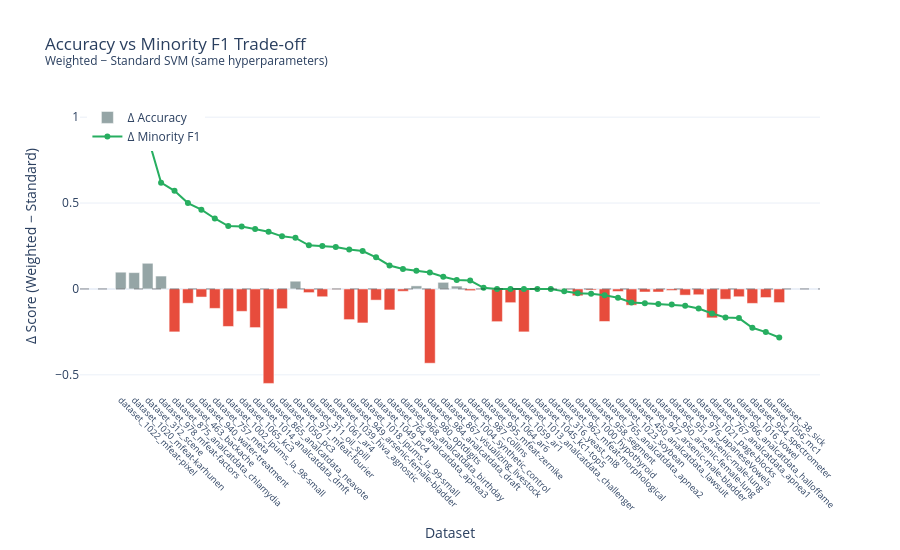

The cell this chart's notebook holds for it:
### Markdown cell above
<h1 style="color:#FFBB38; font-weight:bold; font-size:1.6em">5.2.3 The Cost of Fairness: Accuracy vs Minority F1 trade-off</h1>

### Code cell
import plotly.graph_objects as go

# --- Preparar dados ---
df_acc = pd.merge(
    df_final_results[['Dataset', 'Accuracy', 'Minority_F1']],
    df_final_results_new[['Dataset', 'Accuracy', 'Minority_F1']],
    on='Dataset',
    suffixes=('_Std', '_W')
)
df_acc['Dataset'] = df_acc['Dataset'].str.replace('.csv', '', regex=False)

# Calcular diferenças
df_acc['Delta_Accuracy']    = df_acc['Accuracy_W']    - df_acc['Accuracy_Std']
df_acc['Delta_Minority_F1'] = df_acc['Minority_F1_W'] - df_acc['Minority_F1_Std']

# Ordenar por Delta_Minority_F1 para contar a história
df_acc = df_acc.sort_values('Delta_Minority_F1', ascending=False)

fig = go.Figure()

# --- Barras: Delta Accuracy ---
fig.add_trace(go.Bar(
    x=df_acc['Dataset'],
    y=df_acc['Delta_Accuracy'],
    name='Δ Accuracy',
    marker_color=df_acc['Delta_Accuracy'].apply(lambda x: '#e74c3c' if x < 0 else '#95a5a6'),
    hovertemplate='<b>%{x}</b><br>Δ Accuracy: %{y:.3f}<extra></extra>'
))

# --- Linha: Delta Minority F1 ---
fig.add_trace(go.Scatter(
    x=df_acc['Dataset'],
    y=df_acc['Delta_Minority_F1'],
    name='Δ Minority F1',
    mode='lines+markers',
    line=dict(color='#27ae60', width=2),
    marker=dict(size=6),
    hovertemplate='<b>%{x}</b><br>Δ Minority F1: %{y:.3f}<extra></extra>'
))

# Linha de referência zero
fig.add_hline(y=0, line_dash='dash', line_color='black', line_width=1, opacity=0.4)

fig.update_layout(
    title='Accuracy vs Minority F1 Trade-off<br><sup>Weighted − Standard SVM (same hyperparameters)</sup>',
    xaxis_title='Dataset',
    yaxis_title='Δ Score (Weighted − Standard)',
    xaxis=dict(tickangle=45, tickfont=dict(size=9)),
    yaxis=dict(range=[-0.6, 1.1]),
    template='plotly_white',
    height=550,
    legend=dict(x=0.01, y=0.99),
    barmode='overlay'
)

fig.show()

### Figure 1 — Plotly figure (JSON) as saved in the notebook; plotly's stock layout.template omitted (floating-point values rounded to 4 significant figures)
{"data": [{"hovertemplate": "<b>%{x}</b><br>Δ Accuracy: %{y:.3f}<extra></extra>", "marker": {"color": ["#95a5a6", "#95a5a6", "#95a5a6", "#95a5a6", "#e74c3c", "#e74c3c", "#e74c3c", "#e74c3c", "#e74c3c", "#e74c3c", "#e74c3c", "#e74c3c", "#e74c3c", "#95a5a6", "#e74c3c", "#e74c3c", "#e74c3c", "#e74c3c", "#e74c3c", "#e74c3c", "#e74c3c", "#e74c3c", "#95a5a6", "#e74c3c", "#95a5a6", "#95a5a6", "#e74c3c", "#95a5a6", "#e74c3c", "#e74c3c", "#e74c3c", "#95a5a6", "#95a5a6", "#e74c3c", "#e74c3c", "#e74c3c", "#e74c3c", "#e74c3c", "#e74c3c", "#e74c3c", "#e74c3c", "#e74c3c", "#e74c3c", "#e74c3c", "#e74c3c", "#e74c3c", "#e74c3c", "#e74c3c", "#e74c3c", "#e74c3c"]}, "name": "Δ Accuracy", "type": "bar", "x": ["dataset_1022_mfeat-pixel", "dataset_1020_mfeat-karhunen", "dataset_312_scene", "dataset_978_mfeat-factors", "dataset_875_analcatdata_chlamydia", "dataset_463_backache", "dataset_940_water-treatment", "dataset_757_meta", "dataset_1002_ipums_la_98-small", "dataset_1065_kc3", "dataset_1014_analcatdata_dmft", "dataset_865_analcatdata_neavote", "dataset_1050_pc3", "dataset_971_mfeat-fourier", "dataset_311_oil_spill", "dataset_1061_ar4", "dataset_1039_hiva_agnostic", "dataset_949_arsenic-female-bladder", "dataset_1018_ipums_la_99-small", "dataset_1049_pc4", "dataset_764_analcatdata_apnea3", "dataset_968_analcatdata_birthday", "dataset_980_optdigits", "dataset_984_analcatdata_draft", "dataset_867_visualizing_livestock", "dataset_1004_synthetic_control", "dataset_987_collins", "dataset_995_mfeat-zernike", "dataset_1064_ar6", "dataset_1059_ar1", "dataset_1013_analcatdata_challenger", "dataset_1045_kc1-top5", "dataset_316_yeast_ml8", "dataset_962_mfeat-morphological", "dataset_1000_hypothyroid", "dataset_958_segment", "dataset_765_analcatdata_apnea2", "dataset_1023_soybean", "dataset_450_analcatdata_lawsuit", "dataset_947_arsenic-male-bladder", "dataset_950_arsenic-female-lung", "dataset_951_arsenic-male-lung", "dataset_976_JapaneseVowels", "dataset_1021_page-blocks", "dataset_767_analcatdata_apnea1", "dataset_966_analcatdata_halloffame", "dataset_1016_vowel", "dataset_954_spectrometer", "dataset_1056_mc1", "dataset_38_sick"], "y": [0.0975, 0.095, 0.1494, 0.075, -0.25, -0.08333, -0.04717, -0.1132, -0.2184, -0.1304, -0.225, -0.55, -0.115, 0.045, -0.02128, -0.04545, -0.001182, -0.1786, -0.1979, -0.06507, -0.1222, -0.0137, 0.01779, -0.4324, 0.03846, 0.01667, -0.01, 0.0025, -0.1905, -0.08, -0.25, 0.0, 0.0, -0.0025, -0.03974, -0.006494, -0.1895, -0.0146, -0.09434, -0.01786, -0.01786, -0.008929, -0.03613, -0.03379, -0.1684, -0.0597, -0.04545, -0.08411, -0.05016, -0.07947]}, {"hovertemplate": "<b>%{x}</b><br>Δ Minority F1: %{y:.3f}<extra></extra>", "line": {"color": "#27ae60", "width": 2}, "marker": {"size": 6}, "mode": "lines+markers", "name": "Δ Minority F1", "type": "scatter", "x": ["dataset_1022_mfeat-pixel", "dataset_1020_mfeat-karhunen", "dataset_312_scene", "dataset_978_mfeat-factors", "dataset_875_analcatdata_chlamydia", "dataset_463_backache", "dataset_940_water-treatment", "dataset_757_meta", "dataset_1002_ipums_la_98-small", "dataset_1065_kc3", "dataset_1014_analcatdata_dmft", "dataset_865_analcatdata_neavote", "dataset_1050_pc3", "dataset_971_mfeat-fourier", "dataset_311_oil_spill", "dataset_1061_ar4", "dataset_1039_hiva_agnostic", "dataset_949_arsenic-female-bladder", "dataset_1018_ipums_la_99-small", "dataset_1049_pc4", "dataset_764_analcatdata_apnea3", "dataset_968_analcatdata_birthday", "dataset_980_optdigits", "dataset_984_analcatdata_draft", "dataset_867_visualizing_livestock", "dataset_1004_synthetic_control", "dataset_987_collins", "dataset_995_mfeat-zernike", "dataset_1064_ar6", "dataset_1059_ar1", "dataset_1013_analcatdata_challenger", "dataset_1045_kc1-top5", "dataset_316_yeast_ml8", "dataset_962_mfeat-morphological", "dataset_1000_hypothyroid", "dataset_958_segment", "dataset_765_analcatdata_apnea2", "dataset_1023_soybean", "dataset_450_analcatdata_lawsuit", "dataset_947_arsenic-male-bladder", "dataset_950_arsenic-female-lung", "dataset_951_arsenic-male-lung", "dataset_976_JapaneseVowels", "dataset_1021_page-blocks", "dataset_767_analcatdata_apnea1", "dataset_966_analcatdata_halloffame", "dataset_1016_vowel", "dataset_954_spectrometer", "dataset_1056_mc1", "dataset_38_sick"], "y": [0.9859, 0.9371, 0.8889, 0.619, 0.5714, 0.5, 0.4615, 0.4103, 0.3662, 0.3636, 0.3495, 0.3333, 0.3061, 0.2974, 0.254, 0.25, 0.2439, 0.2294, 0.2204, 0.1841, 0.1368, 0.1161, 0.1058, 0.09524, 0.07143, 0.05263, 0.04873, 0.006501, 0.0, 0.0, 0.0, 0.0, 0.0, -0.01408, -0.02461, -0.02833, -0.03704, -0.05147, -0.07843, -0.08333, -0.08791, -0.09091, -0.09757, -0.1137, -0.1427, -0.1667, -0.1698, -0.2261, -0.2512, -0.2827]}], "layout": {"barmode": "overlay", "height": 550, "legend": {"x": 0.01, "y": 0.99}, "shapes": [{"line": {"color": "black", "dash": "dash", "width": 1}, "opacity": 0.4, "type": "line", "x0": 0, "x1": 1, "xref": "x domain", "y0": 0, "y1": 0, "yref": "y"}], "title": {"text": "Accuracy vs Minority F1 Trade-off<br><sup>Weighted − Standard SVM (same hyperparameters)</sup>"}, "xaxis": {"tickangle": 45, "tickfont": {"size": 9}, "title": {"text": "Dataset"}}, "yaxis": {"range": [-0.6, 1.1], "title": {"text": "Δ Score (Weighted − Standard)"}}}}
